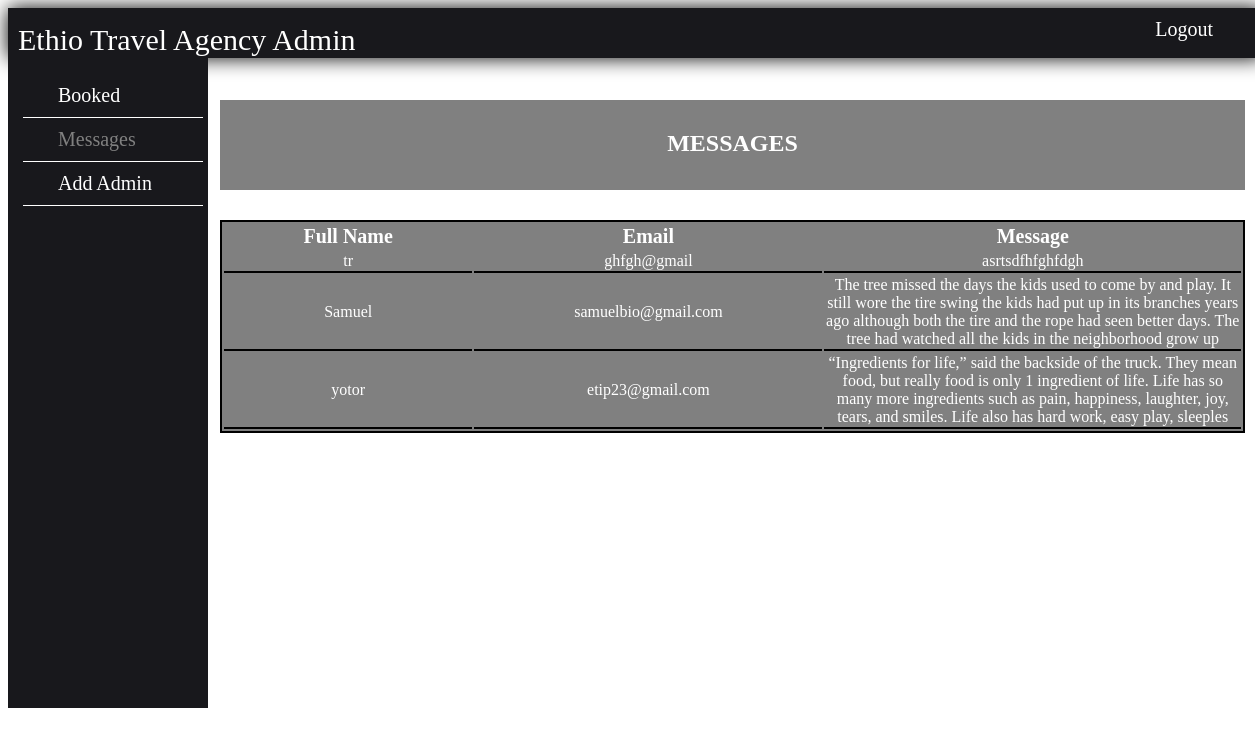
Page /Messages.php on the committed database.
### tables this page shows
CREATE TABLE `contactform` (
  `id` int(23) NOT NULL,
  `name` varchar(33) NOT NULL,
  `sender` varchar(44) NOT NULL,
  `subject` varchar(33) NOT NULL,
  `message` varchar(255) NOT NULL
);

### Messages.php (the view, shortened to what this page needs)
<!DOCTYPE html>
<html lang="en">
<head>
    <link rel="stylesheet" href="Admin.css">
	<link rel="stylesheet" href="messages.css">
</head>
<body>
    <div id="header" style="position:fixed;">
		<label>Ethio <span>Travel Agency</span> Admin</label>
		<a style="font-size:20px; text-decoration:none; color:white; float:right; margin-right:50px; margin-top:10px;" href="index.php">Logout</a>
    </div>
	<div id="leftnav">
		<ul>
			<li><a href="customers.php">Booked</a></li>
			<li><a href="Messages.php"class="Active">Messages</a></li>
			<li><a href="Add_admin.php" >Add Admin</a></li>
		</ul>
	</div>
	<div id="rightcontent" style="position:absolute; top:10%;">
	<div class="alert alert-info"><center><h2 style="color:white; width:auto">Messages</h2></center></div>
	<div class="alert alert-info">
		<table class="table" style=" background-color: gray; color:white; border:2px solid black;">
			<thead>
			<tr style="font-size:20px; width: 200px;">
				<th style="width:300px; text-align:center;">Full Name</th>
				<th style="width:400px; text-align:center;">Email</th>
				<th style="width:500px; text-align:center;"> Message</th>
			</tr>
			</thead>
			<?php
			$conn=mysqli_connect('localhost','root','','contact');
				$query = $conn->query("SELECT * FROM `contactform`") or die(mysqli_error());
				while($fetch = $query->fetch_array())
					{
			?>
			<tr>
				<td style="text-align:center; border-bottom:2px solid black;"><?php echo $fetch['name'];?></td>
				<td style="text-align:center; border-bottom:2px solid black;"><?php echo $fetch['sender'];?></td>
				<td style="text-align:center; border-bottom:2px solid black;"><?php echo $fetch['message']?></td>
			</tr>
			<?php
				}
			?>
		</table>
	</div>
</div>
</body>
</html>

### Admin.css (style rules this page uses)
#header { height: 50px; width: 100%; background-color: rgb(24 24 28); color: #fff; text-indent: 10px; box-shadow: 0px 0px 20px 0px black; }
#header label { position: relative; top: 15px; color: #fff; text-indent: 80px; font-size: 30px; font-family: "Times New Roman", Times, serif; }
#leftnav { margin-top: 50px; position: fixed; background-color: rgb(24 24 28); width: 200px; height: 650px; }
#leftnav ul { list-style-type: none; text-indent: 35px; right: 25px; position: relative; }
#leftnav ul li { border-bottom: 1px solid #fff; padding-top: 10px; padding-bottom: 10px; width: 180px; }
#leftnav ul li a { text-decoration: none; color: #fff; font-size: 20px; }
#leftnav ul li .Active { color: grey; }
#rightcontent { position: relative; width: 1025px; top: 50px; left: 220px; z-index: -99999; }

### messages.css (style rules this page uses)
h2 { text-transform: uppercase; width: 1150px; height: 60px; margin-bottom: 30px; background-color: gray; padding-top: 30px; }

### rows in the picture
contactform: name "tr", sender "ghfgh@gmail", message "asrtsdfhfghfdgh"
contactform: name "Samuel", sender "samuelbio@gmail.com", message "The tree missed the days the kids used to come by and play. It still wore the tire swing the kids had put up in its branches years ago although both the tire and the rope had seen better days. The tree had watched all the kids in the neighborhood grow up"
contactform: name "yotor", sender "etip23@gmail.com", message "“Ingredients for life,” said the backside of the truck. They mean food, but really food is only 1 ingredient of life. Life has so many more ingredients such as pain, happiness, laughter, joy, tears, and smiles. Life also has hard work, easy play, sleeples"
